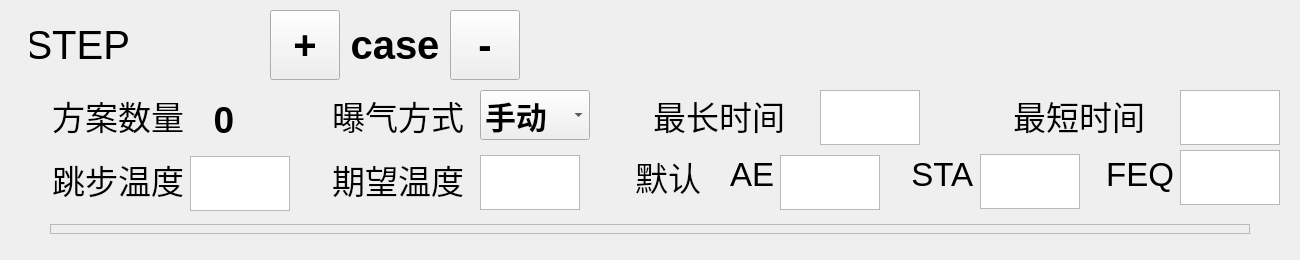
<?xml version="1.0" encoding="UTF-8"?>
<ui version="4.0">
 <class>FerStepForm</class>
 <widget class="QWidget" name="FerStepForm">
  <property name="geometry">
   <rect>
    <x>0</x>
    <y>0</y>
    <width>1300</width>
    <height>260</height>
   </rect>
  </property>
  <property name="sizePolicy">
   <sizepolicy hsizetype="Preferred" vsizetype="Preferred">
    <horstretch>0</horstretch>
    <verstretch>0</verstretch>
   </sizepolicy>
  </property>
  <property name="windowTitle">
   <string>Form</string>
  </property>
  <widget class="QLabel" name="label">
   <property name="geometry">
    <rect>
     <x>30</x>
     <y>20</y>
     <width>100</width>
     <height>50</height>
    </rect>
   </property>
   <property name="font">
    <font>
     <pointsize>30</pointsize>
    </font>
   </property>
   <property name="text">
    <string>STEP</string>
   </property>
   <property name="alignment">
    <set>Qt::AlignRight|Qt::AlignTrailing|Qt::AlignVCenter</set>
   </property>
   <property name="margin">
    <number>0</number>
   </property>
  </widget>
  <widget class="QLabel" name="step_seq_label">
   <property name="geometry">
    <rect>
     <x>140</x>
     <y>19</y>
     <width>50</width>
     <height>50</height>
    </rect>
   </property>
   <property name="font">
    <font>
     <pointsize>30</pointsize>
    </font>
   </property>
   <property name="frameShadow">
    <enum>QFrame::Raised</enum>
   </property>
   <property name="text">
    <string/>
   </property>
   <property name="alignment">
    <set>Qt::AlignCenter</set>
   </property>
   <property name="margin">
    <number>0</number>
   </property>
  </widget>
  <widget class="QLabel" name="label_2">
   <property name="geometry">
    <rect>
     <x>19</x>
     <y>154</y>
     <width>165</width>
     <height>50</height>
    </rect>
   </property>
   <property name="font">
    <font>
     <pointsize>25</pointsize>
    </font>
   </property>
   <property name="text">
    <string>跳步温度</string>
   </property>
   <property name="alignment">
    <set>Qt::AlignRight|Qt::AlignTrailing|Qt::AlignVCenter</set>
   </property>
   <property name="margin">
    <number>0</number>
   </property>
  </widget>
  <widget class="QLabel" name="label_3">
   <property name="geometry">
    <rect>
     <x>299</x>
     <y>154</y>
     <width>165</width>
     <height>50</height>
    </rect>
   </property>
   <property name="font">
    <font>
     <pointsize>25</pointsize>
    </font>
   </property>
   <property name="text">
    <string>期望温度</string>
   </property>
   <property name="alignment">
    <set>Qt::AlignRight|Qt::AlignTrailing|Qt::AlignVCenter</set>
   </property>
   <property name="margin">
    <number>0</number>
   </property>
  </widget>
  <widget class="QLabel" name="label_4">
   <property name="geometry">
    <rect>
     <x>620</x>
     <y>151</y>
     <width>81</width>
     <height>50</height>
    </rect>
   </property>
   <property name="font">
    <font>
     <pointsize>25</pointsize>
    </font>
   </property>
   <property name="text">
    <string>默认</string>
   </property>
   <property name="alignment">
    <set>Qt::AlignRight|Qt::AlignTrailing|Qt::AlignVCenter</set>
   </property>
   <property name="margin">
    <number>0</number>
   </property>
  </widget>
  <widget class="QLabel" name="label_6">
   <property name="geometry">
    <rect>
     <x>19</x>
     <y>90</y>
     <width>165</width>
     <height>50</height>
    </rect>
   </property>
   <property name="font">
    <font>
     <pointsize>25</pointsize>
    </font>
   </property>
   <property name="text">
    <string>方案数量</string>
   </property>
   <property name="alignment">
    <set>Qt::AlignRight|Qt::AlignTrailing|Qt::AlignVCenter</set>
   </property>
   <property name="margin">
    <number>0</number>
   </property>
  </widget>
  <widget class="QLabel" name="label_7">
   <property name="geometry">
    <rect>
     <x>299</x>
     <y>90</y>
     <width>165</width>
     <height>50</height>
    </rect>
   </property>
   <property name="font">
    <font>
     <pointsize>25</pointsize>
    </font>
   </property>
   <property name="text">
    <string>曝气方式</string>
   </property>
   <property name="alignment">
    <set>Qt::AlignRight|Qt::AlignTrailing|Qt::AlignVCenter</set>
   </property>
   <property name="margin">
    <number>0</number>
   </property>
  </widget>
  <widget class="QLabel" name="label_8">
   <property name="geometry">
    <rect>
     <x>620</x>
     <y>90</y>
     <width>165</width>
     <height>50</height>
    </rect>
   </property>
   <property name="font">
    <font>
     <pointsize>25</pointsize>
    </font>
   </property>
   <property name="text">
    <string>最长时间</string>
   </property>
   <property name="alignment">
    <set>Qt::AlignRight|Qt::AlignTrailing|Qt::AlignVCenter</set>
   </property>
   <property name="margin">
    <number>0</number>
   </property>
  </widget>
  <widget class="QLabel" name="label_9">
   <property name="geometry">
    <rect>
     <x>980</x>
     <y>90</y>
     <width>165</width>
     <height>50</height>
    </rect>
   </property>
   <property name="font">
    <font>
     <pointsize>25</pointsize>
    </font>
   </property>
   <property name="text">
    <string>最短时间</string>
   </property>
   <property name="alignment">
    <set>Qt::AlignRight|Qt::AlignTrailing|Qt::AlignVCenter</set>
   </property>
   <property name="margin">
    <number>0</number>
   </property>
  </widget>
  <widget class="QComboBox" name="air_mode_comboBox">
   <property name="geometry">
    <rect>
     <x>480</x>
     <y>90</y>
     <width>110</width>
     <height>50</height>
    </rect>
   </property>
   <property name="font">
    <font>
     <pointsize>23</pointsize>
     <weight>75</weight>
     <bold>true</bold>
    </font>
   </property>
   <property name="currentText">
    <string>手动</string>
   </property>
   <property name="currentIndex">
    <number>0</number>
   </property>
   <property name="maxVisibleItems">
    <number>6</number>
   </property>
   <item>
    <property name="text">
     <string>手动</string>
    </property>
   </item>
   <item>
    <property name="text">
     <string>自动</string>
    </property>
   </item>
  </widget>
  <widget class="QTextEdit" name="max_time_text_edit">
   <property name="geometry">
    <rect>
     <x>820</x>
     <y>90</y>
     <width>100</width>
     <height>55</height>
    </rect>
   </property>
   <property name="font">
    <font>
     <pointsize>25</pointsize>
    </font>
   </property>
   <property name="inputMethodHints">
    <set>Qt::ImhDigitsOnly</set>
   </property>
  </widget>
  <widget class="QTextEdit" name="min_time_text_edit">
   <property name="geometry">
    <rect>
     <x>1180</x>
     <y>90</y>
     <width>100</width>
     <height>55</height>
    </rect>
   </property>
   <property name="font">
    <font>
     <pointsize>25</pointsize>
    </font>
   </property>
   <property name="inputMethodHints">
    <set>Qt::ImhDigitsOnly</set>
   </property>
  </widget>
  <widget class="QTextEdit" name="def_ae_text_edit">
   <property name="geometry">
    <rect>
     <x>780</x>
     <y>155</y>
     <width>100</width>
     <height>55</height>
    </rect>
   </property>
   <property name="font">
    <font>
     <pointsize>25</pointsize>
    </font>
   </property>
   <property name="inputMethodHints">
    <set>Qt::ImhDigitsOnly</set>
   </property>
  </widget>
  <widget class="QTextEdit" name="def_sta_text_edit">
   <property name="geometry">
    <rect>
     <x>980</x>
     <y>154</y>
     <width>100</width>
     <height>55</height>
    </rect>
   </property>
   <property name="font">
    <font>
     <pointsize>25</pointsize>
    </font>
   </property>
   <property name="inputMethodHints">
    <set>Qt::ImhDigitsOnly</set>
   </property>
  </widget>
  <widget class="QLabel" name="label_5">
   <property name="geometry">
    <rect>
     <x>714</x>
     <y>149</y>
     <width>60</width>
     <height>50</height>
    </rect>
   </property>
   <property name="font">
    <font>
     <pointsize>25</pointsize>
    </font>
   </property>
   <property name="text">
    <string>AE</string>
   </property>
   <property name="alignment">
    <set>Qt::AlignRight|Qt::AlignTrailing|Qt::AlignVCenter</set>
   </property>
   <property name="margin">
    <number>0</number>
   </property>
  </widget>
  <widget class="QLabel" name="label_10">
   <property name="geometry">
    <rect>
     <x>893</x>
     <y>149</y>
     <width>80</width>
     <height>50</height>
    </rect>
   </property>
   <property name="font">
    <font>
     <pointsize>25</pointsize>
    </font>
   </property>
   <property name="text">
    <string>STA</string>
   </property>
   <property name="alignment">
    <set>Qt::AlignRight|Qt::AlignTrailing|Qt::AlignVCenter</set>
   </property>
   <property name="margin">
    <number>0</number>
   </property>
  </widget>
  <widget class="QTextEdit" name="step_tmp_text_edit">
   <property name="geometry">
    <rect>
     <x>190</x>
     <y>156</y>
     <width>100</width>
     <height>55</height>
    </rect>
   </property>
   <property name="font">
    <font>
     <pointsize>25</pointsize>
    </font>
   </property>
   <property name="inputMethodHints">
    <set>Qt::ImhDigitsOnly</set>
   </property>
  </widget>
  <widget class="QTextEdit" name="expect_tmp_text_edit">
   <property name="geometry">
    <rect>
     <x>480</x>
     <y>155</y>
     <width>100</width>
     <height>55</height>
    </rect>
   </property>
   <property name="font">
    <font>
     <pointsize>25</pointsize>
    </font>
   </property>
   <property name="inputMethodHints">
    <set>Qt::ImhDigitsOnly</set>
   </property>
  </widget>
  <widget class="QFrame" name="cases_frame">
   <property name="geometry">
    <rect>
     <x>50</x>
     <y>224</y>
     <width>1200</width>
     <height>10</height>
    </rect>
   </property>
   <property name="sizePolicy">
    <sizepolicy hsizetype="Preferred" vsizetype="Preferred">
     <horstretch>0</horstretch>
     <verstretch>0</verstretch>
    </sizepolicy>
   </property>
   <property name="frameShape">
    <enum>QFrame::StyledPanel</enum>
   </property>
   <property name="frameShadow">
    <enum>QFrame::Raised</enum>
   </property>
  </widget>
  <widget class="QPushButton" name="add_case_push_button">
   <property name="geometry">
    <rect>
     <x>270</x>
     <y>10</y>
     <width>70</width>
     <height>70</height>
    </rect>
   </property>
   <property name="font">
    <font>
     <pointsize>30</pointsize>
     <weight>75</weight>
     <bold>true</bold>
    </font>
   </property>
   <property name="text">
    <string>+</string>
   </property>
  </widget>
  <widget class="QPushButton" name="reduce_case_push_button">
   <property name="geometry">
    <rect>
     <x>450</x>
     <y>10</y>
     <width>70</width>
     <height>70</height>
    </rect>
   </property>
   <property name="font">
    <font>
     <pointsize>30</pointsize>
     <weight>75</weight>
     <bold>true</bold>
    </font>
   </property>
   <property name="text">
    <string>-</string>
   </property>
  </widget>
  <widget class="QLabel" name="label_11">
   <property name="geometry">
    <rect>
     <x>350</x>
     <y>20</y>
     <width>90</width>
     <height>50</height>
    </rect>
   </property>
   <property name="font">
    <font>
     <pointsize>30</pointsize>
     <weight>75</weight>
     <bold>true</bold>
    </font>
   </property>
   <property name="text">
    <string>case</string>
   </property>
   <property name="alignment">
    <set>Qt::AlignCenter</set>
   </property>
  </widget>
  <widget class="QLabel" name="plan_num_label">
   <property name="geometry">
    <rect>
     <x>199</x>
     <y>100</y>
     <width>50</width>
     <height>40</height>
    </rect>
   </property>
   <property name="font">
    <font>
     <pointsize>28</pointsize>
     <weight>75</weight>
     <bold>true</bold>
    </font>
   </property>
   <property name="text">
    <string>0</string>
   </property>
   <property name="alignment">
    <set>Qt::AlignCenter</set>
   </property>
  </widget>
  <widget class="QTextEdit" name="def_frq_text_edit">
   <property name="geometry">
    <rect>
     <x>1180</x>
     <y>150</y>
     <width>100</width>
     <height>55</height>
    </rect>
   </property>
   <property name="font">
    <font>
     <pointsize>25</pointsize>
    </font>
   </property>
   <property name="inputMethodHints">
    <set>Qt::ImhDigitsOnly</set>
   </property>
  </widget>
  <widget class="QLabel" name="label_12">
   <property name="geometry">
    <rect>
     <x>1094</x>
     <y>149</y>
     <width>80</width>
     <height>50</height>
    </rect>
   </property>
   <property name="font">
    <font>
     <pointsize>25</pointsize>
    </font>
   </property>
   <property name="text">
    <string>FEQ</string>
   </property>
   <property name="alignment">
    <set>Qt::AlignRight|Qt::AlignTrailing|Qt::AlignVCenter</set>
   </property>
   <property name="margin">
    <number>0</number>
   </property>
  </widget>
 </widget>
 <resources/>
 <connections/>
</ui>
